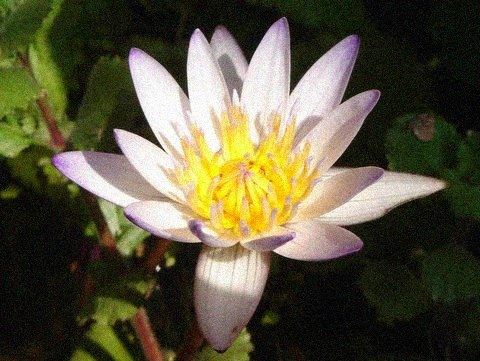
%> input picture HW5-Image filtering and Edge detection/tmp/flower.jpg, 480 x 361 px
$ octave HW5_1_EdgeDetection.m   (GNU Octave 9; MATLAB toolbox functions it lacks are replaced by stand-ins)
%> lines starting %> are read from the running program, lines starting %| are printed output that depends on the picture
clc;clear;
%讀取圖檔
[FN] = uigetfile({'*.jpg','JPEG (*.jpg;*.jpeg;*)';...
                  '*.png','PNG (*.png)';...
                  '*.bmp','BMP (*.bmp)';...
                  '*.tiff','TIFF (*.tiff)'},'開啟圖檔');
%> the answer given: flower.jpg
RGB = imread(FN);
%> RGB is the input picture: size 361x480x3 uint8; mean R, G, B 90.2, 85.5, 62.5
I = rgb2gray(RGB);
figure(1);
subplot(2,3,2); imshow(RGB); title('Original');
subplot(2,3,3); imshow(I); title('Original to Gray');
% Roberts operators
I=double(I);
%> I: size 361x480 double
for i=1:size(I,1)-1;
    for j=1:size(I,2)-1;
        Gx1(i,j) = I(i,j) + I(i+1,j+1)*(-1);
        Gy1(i,j) = I(i+1,j)*(-1) + I(i,j+1);
    end
end
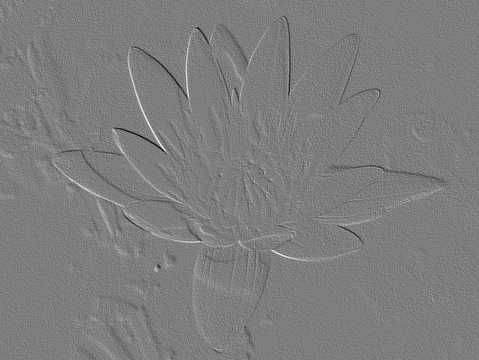
%> Gy1: size 360x479 double; min -204, max 207, mean -0.1; drawn with min black and max white
G1 = uint8(abs(Gx1+Gy1));
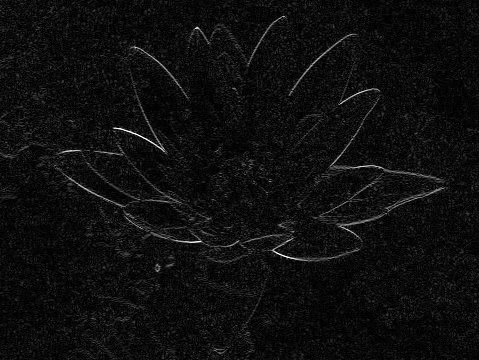
%> G1: size 360x479 uint8; min 0, max 255, mean 14.6

% Sobel operators
for i=1:size(I,1)-2;
    for j=1:size(I,2)-2;
        Gx2(i+1,j+1) = I(i,j)*(-1) + I(i+2,j) + I(i,j+1)*(-2)...
            + I(i+2,j+1)*2 + I(i,j+2)*(-1) + I(i+2,j+2);
        Gy2(i+1,j+1) = I(i,j) + I(i+1,j)*2 + I(i+2,j) + I(i,j+2)*(-1)...
            + I(i+1,j+2)*(-2) + I(i+2,j+2)*(-1);
    end
end
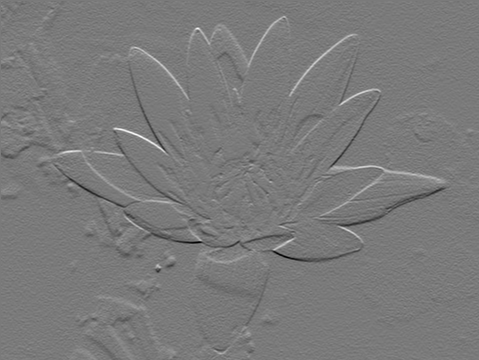
%> Gx2: size 360x479 double; min -774, max 835, mean 0.2; drawn with min black and max white
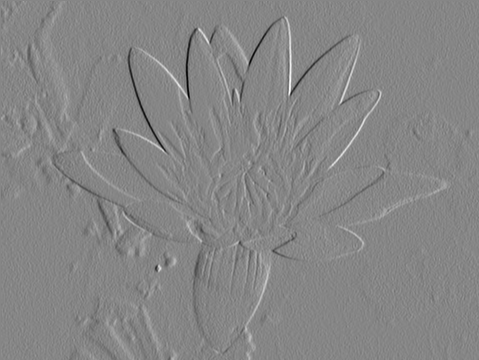
%> Gy2: size 360x479 double; min -852, max 768, mean 0.5; drawn with min black and max white
G2 = uint8(abs(Gx2+Gy2));
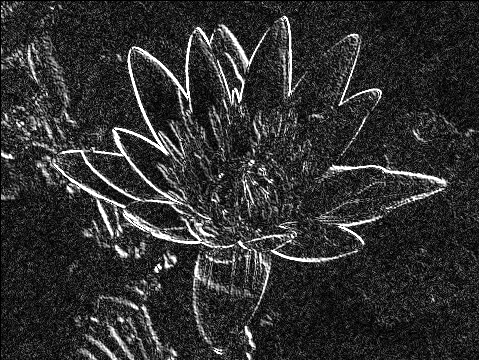
%> G2: size 360x479 uint8; min 0, max 255, mean 48.4

% LOG(Laplacian of Gaussian) operators
for i=1:size(I,1)-2;
   for j=1:size(I,2)-2;
      Gx3(i,j) = I(i,j) + I(i+1,j) + I(i+2,j) + I(i,j+1) + I(i+1,j+1)*(-8)...
          + I(i+2,j+1) + I(i,j+2) + I(i+1,j+2) + I(i+2,j+2);
   end
end
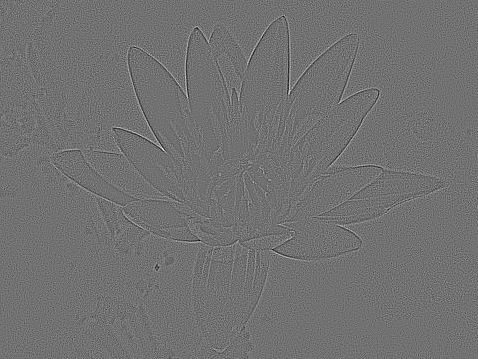
%> Gx3: size 359x478 double; min -706, max 873, mean 0; drawn with min black and max white
G3 = uint8(abs(Gx3));
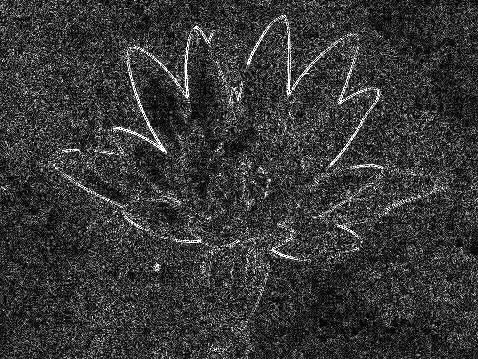
%> G3: size 359x478 uint8; min 0, max 255, mean 55.6

subplot(2,3,4); imshow(G1); title('Roberts operators');
subplot(2,3,5); imshow(G2); title('Sobel operators');
subplot(2,3,6); imshow(G3); title('LOG operators');
saveas(figure(1),'CV_HW5_1_M1045509','jpg');
